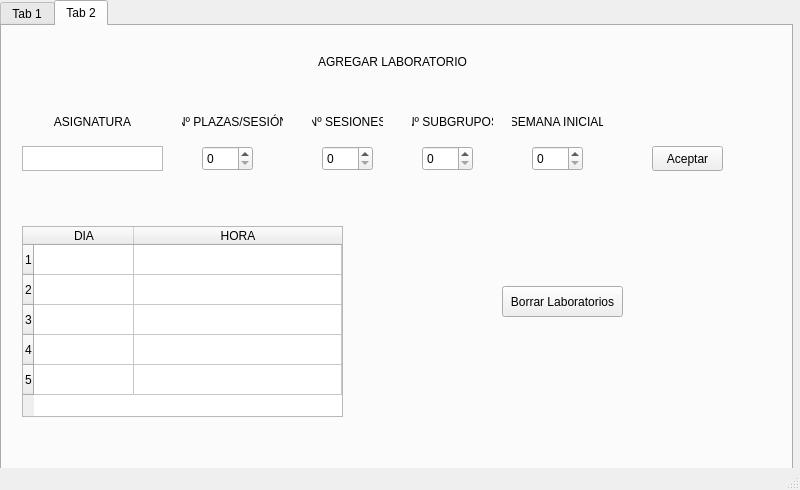
<?xml version="1.0" encoding="UTF-8"?>
<ui version="4.0">
 <class>MainWindow</class>
 <widget class="QMainWindow" name="MainWindow">
  <property name="windowModality">
   <enum>Qt::NonModal</enum>
  </property>
  <property name="enabled">
   <bool>true</bool>
  </property>
  <property name="geometry">
   <rect>
    <x>0</x>
    <y>0</y>
    <width>800</width>
    <height>490</height>
   </rect>
  </property>
  <property name="sizePolicy">
   <sizepolicy hsizetype="Preferred" vsizetype="Preferred">
    <horstretch>0</horstretch>
    <verstretch>0</verstretch>
   </sizepolicy>
  </property>
  <property name="minimumSize">
   <size>
    <width>0</width>
    <height>0</height>
   </size>
  </property>
  <property name="maximumSize">
   <size>
    <width>800</width>
    <height>490</height>
   </size>
  </property>
  <property name="mouseTracking">
   <bool>false</bool>
  </property>
  <property name="windowTitle">
   <string>Lista Grupos Laboratorio</string>
  </property>
  <widget class="QWidget" name="centralwidget">
   <widget class="QTabWidget" name="tabWidget">
    <property name="geometry">
     <rect>
      <x>0</x>
      <y>0</y>
      <width>793</width>
      <height>481</height>
     </rect>
    </property>
    <property name="currentIndex">
     <number>1</number>
    </property>
    <widget class="QWidget" name="tab">
     <attribute name="title">
      <string>Tab 1</string>
     </attribute>
     <widget class="QLabel" name="Creditos">
      <property name="geometry">
       <rect>
        <x>640</x>
        <y>370</y>
        <width>131</width>
        <height>31</height>
       </rect>
      </property>
      <property name="text">
       <string>TFG - Andrea Magro Canas</string>
      </property>
     </widget>
     <widget class="QPushButton" name="BtnSecundario">
      <property name="geometry">
       <rect>
        <x>510</x>
        <y>90</y>
        <width>171</width>
        <height>41</height>
       </rect>
      </property>
      <property name="text">
       <string>Pulsa</string>
      </property>
      <property name="autoDefault">
       <bool>true</bool>
      </property>
      <property name="default">
       <bool>false</bool>
      </property>
      <property name="flat">
       <bool>false</bool>
      </property>
     </widget>
     <widget class="QPushButton" name="BtnPrincipal">
      <property name="geometry">
       <rect>
        <x>120</x>
        <y>90</y>
        <width>171</width>
        <height>41</height>
       </rect>
      </property>
      <property name="text">
       <string>Pulsa</string>
      </property>
      <property name="autoDefault">
       <bool>true</bool>
      </property>
      <property name="default">
       <bool>false</bool>
      </property>
      <property name="flat">
       <bool>false</bool>
      </property>
     </widget>
     <widget class="QLabel" name="Titulo">
      <property name="geometry">
       <rect>
        <x>20</x>
        <y>20</y>
        <width>761</width>
        <height>31</height>
       </rect>
      </property>
      <property name="lineWidth">
       <number>1</number>
      </property>
      <property name="text">
       <string>ASIGNACIÓN DE ESTUDIANTES</string>
      </property>
      <property name="textFormat">
       <enum>Qt::AutoText</enum>
      </property>
      <property name="alignment">
       <set>Qt::AlignCenter</set>
      </property>
     </widget>
    </widget>
    <widget class="QWidget" name="tab_2">
     <attribute name="title">
      <string>Tab 2</string>
     </attribute>
     <widget class="QPlainTextEdit" name="asignaturaText">
      <property name="geometry">
       <rect>
        <x>20</x>
        <y>120</y>
        <width>141</width>
        <height>25</height>
       </rect>
      </property>
      <property name="acceptDrops">
       <bool>true</bool>
      </property>
      <property name="frameShape">
       <enum>QFrame::StyledPanel</enum>
      </property>
      <property name="frameShadow">
       <enum>QFrame::Sunken</enum>
      </property>
      <property name="lineWidth">
       <number>2</number>
      </property>
      <property name="midLineWidth">
       <number>0</number>
      </property>
      <property name="verticalScrollBarPolicy">
       <enum>Qt::ScrollBarAlwaysOff</enum>
      </property>
      <property name="horizontalScrollBarPolicy">
       <enum>Qt::ScrollBarAlwaysOff</enum>
      </property>
      <property name="sizeAdjustPolicy">
       <enum>QAbstractScrollArea::AdjustIgnored</enum>
      </property>
      <property name="tabChangesFocus">
       <bool>true</bool>
      </property>
      <property name="lineWrapMode">
       <enum>QPlainTextEdit::NoWrap</enum>
      </property>
      <property name="readOnly">
       <bool>false</bool>
      </property>
      <property name="plainText">
       <string/>
      </property>
      <property name="textInteractionFlags">
       <set>Qt::TextEditorInteraction</set>
      </property>
      <property name="centerOnScroll">
       <bool>true</bool>
      </property>
      <property name="placeholderText">
       <string/>
      </property>
     </widget>
     <widget class="QSpinBox" name="plazasText">
      <property name="geometry">
       <rect>
        <x>200</x>
        <y>120</y>
        <width>51</width>
        <height>25</height>
       </rect>
      </property>
      <property name="maximum">
       <number>101</number>
      </property>
     </widget>
     <widget class="QSpinBox" name="numSubgruposText">
      <property name="geometry">
       <rect>
        <x>420</x>
        <y>120</y>
        <width>51</width>
        <height>25</height>
       </rect>
      </property>
     </widget>
     <widget class="QSpinBox" name="numSesionesText">
      <property name="geometry">
       <rect>
        <x>320</x>
        <y>120</y>
        <width>51</width>
        <height>25</height>
       </rect>
      </property>
     </widget>
     <widget class="QSpinBox" name="semanaInicialText">
      <property name="geometry">
       <rect>
        <x>530</x>
        <y>120</y>
        <width>51</width>
        <height>25</height>
       </rect>
      </property>
     </widget>
     <widget class="QLabel" name="lblAsignatura">
      <property name="geometry">
       <rect>
        <x>20</x>
        <y>80</y>
        <width>141</width>
        <height>31</height>
       </rect>
      </property>
      <property name="text">
       <string>ASIGNATURA</string>
      </property>
      <property name="alignment">
       <set>Qt::AlignCenter</set>
      </property>
     </widget>
     <widget class="QLabel" name="lblNumPlazas">
      <property name="geometry">
       <rect>
        <x>180</x>
        <y>80</y>
        <width>101</width>
        <height>31</height>
       </rect>
      </property>
      <property name="text">
       <string>Nº PLAZAS/SESIÓN</string>
      </property>
      <property name="alignment">
       <set>Qt::AlignCenter</set>
      </property>
     </widget>
     <widget class="QLabel" name="lblNumSesiones">
      <property name="geometry">
       <rect>
        <x>310</x>
        <y>80</y>
        <width>71</width>
        <height>31</height>
       </rect>
      </property>
      <property name="text">
       <string>Nº SESIONES</string>
      </property>
      <property name="alignment">
       <set>Qt::AlignCenter</set>
      </property>
     </widget>
     <widget class="QLabel" name="lblNumSubgrupos">
      <property name="geometry">
       <rect>
        <x>410</x>
        <y>80</y>
        <width>81</width>
        <height>31</height>
       </rect>
      </property>
      <property name="text">
       <string>Nº SUBGRUPOS</string>
      </property>
      <property name="alignment">
       <set>Qt::AlignCenter</set>
      </property>
     </widget>
     <widget class="QLabel" name="lblSemanaInicial">
      <property name="geometry">
       <rect>
        <x>510</x>
        <y>80</y>
        <width>91</width>
        <height>31</height>
       </rect>
      </property>
      <property name="text">
       <string>SEMANA INICIAL</string>
      </property>
      <property name="alignment">
       <set>Qt::AlignCenter</set>
      </property>
     </widget>
     <widget class="QLabel" name="Titulo_2">
      <property name="geometry">
       <rect>
        <x>0</x>
        <y>20</y>
        <width>781</width>
        <height>31</height>
       </rect>
      </property>
      <property name="text">
       <string>AGREGAR LABORATORIO</string>
      </property>
      <property name="alignment">
       <set>Qt::AlignCenter</set>
      </property>
     </widget>
     <widget class="QPushButton" name="BtnAceptar">
      <property name="geometry">
       <rect>
        <x>650</x>
        <y>120</y>
        <width>71</width>
        <height>25</height>
       </rect>
      </property>
      <property name="inputMethodHints">
       <set>Qt::ImhNone</set>
      </property>
      <property name="text">
       <string>Aceptar</string>
      </property>
      <property name="checkable">
       <bool>false</bool>
      </property>
      <property name="autoDefault">
       <bool>true</bool>
      </property>
      <property name="default">
       <bool>false</bool>
      </property>
      <property name="flat">
       <bool>false</bool>
      </property>
     </widget>
     <widget class="QTableWidget" name="tablaHorarios">
      <property name="geometry">
       <rect>
        <x>20</x>
        <y>200</y>
        <width>321</width>
        <height>191</height>
       </rect>
      </property>
      <property name="styleSheet">
       <string notr="true"/>
      </property>
      <property name="autoScroll">
       <bool>false</bool>
      </property>
      <property name="autoScrollMargin">
       <number>16</number>
      </property>
      <property name="wordWrap">
       <bool>false</bool>
      </property>
      <property name="cornerButtonEnabled">
       <bool>true</bool>
      </property>
      <property name="rowCount">
       <number>5</number>
      </property>
      <attribute name="horizontalHeaderStretchLastSection">
       <bool>true</bool>
      </attribute>
      <attribute name="verticalHeaderStretchLastSection">
       <bool>false</bool>
      </attribute>
      <row/>
      <row/>
      <row/>
      <row/>
      <row/>
      <column>
       <property name="text">
        <string>DIA</string>
       </property>
      </column>
      <column>
       <property name="text">
        <string>HORA</string>
       </property>
      </column>
      <item row="0" column="0">
       <property name="text">
        <string/>
       </property>
       <property name="font">
        <font>
         <weight>50</weight>
         <bold>false</bold>
        </font>
       </property>
      </item>
      <item row="0" column="1">
       <property name="text">
        <string/>
       </property>
      </item>
      <item row="1" column="0">
       <property name="text">
        <string/>
       </property>
      </item>
      <item row="1" column="1">
       <property name="text">
        <string/>
       </property>
      </item>
      <item row="2" column="0">
       <property name="text">
        <string/>
       </property>
      </item>
      <item row="2" column="1">
       <property name="text">
        <string/>
       </property>
      </item>
      <item row="3" column="0">
       <property name="text">
        <string/>
       </property>
      </item>
      <item row="3" column="1">
       <property name="text">
        <string/>
       </property>
      </item>
      <item row="4" column="0">
       <property name="text">
        <string/>
       </property>
      </item>
      <item row="4" column="1">
       <property name="text">
        <string/>
       </property>
      </item>
     </widget>
     <widget class="QPushButton" name="BtnVaciarTxt">
      <property name="geometry">
       <rect>
        <x>500</x>
        <y>260</y>
        <width>121</width>
        <height>31</height>
       </rect>
      </property>
      <property name="inputMethodHints">
       <set>Qt::ImhNone</set>
      </property>
      <property name="text">
       <string>Borrar Laboratorios</string>
      </property>
      <property name="checkable">
       <bool>false</bool>
      </property>
      <property name="autoDefault">
       <bool>true</bool>
      </property>
      <property name="default">
       <bool>false</bool>
      </property>
      <property name="flat">
       <bool>false</bool>
      </property>
     </widget>
    </widget>
   </widget>
  </widget>
  <widget class="QStatusBar" name="statusbar"/>
 </widget>
 <tabstops>
  <tabstop>tabWidget</tabstop>
  <tabstop>BtnPrincipal</tabstop>
  <tabstop>BtnSecundario</tabstop>
  <tabstop>asignaturaText</tabstop>
  <tabstop>plazasText</tabstop>
  <tabstop>numSesionesText</tabstop>
  <tabstop>numSubgruposText</tabstop>
  <tabstop>semanaInicialText</tabstop>
  <tabstop>BtnAceptar</tabstop>
 </tabstops>
 <resources/>
 <connections/>
</ui>
